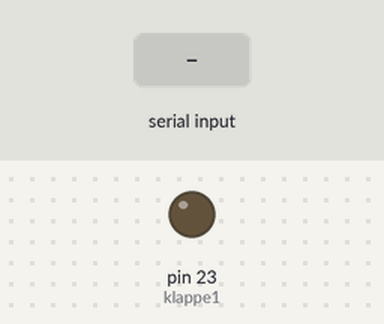
Bench run of a sketch on a simulated Arduino Mega 2560, built with avr-gcc and run on an emulated ATmega2560. Parts: output pins drawn as LEDs (lit = HIGH). Inputs (shaded band) come from the test bench.

Above: at 1.2 s.
1.3 s: "1" received over the second serial link
At 1.7 s:
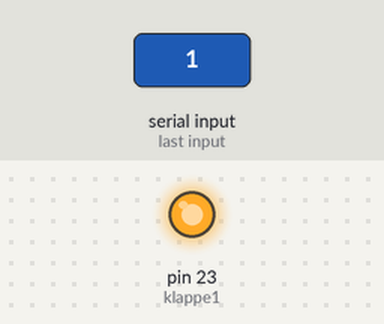
At 9.76 s:
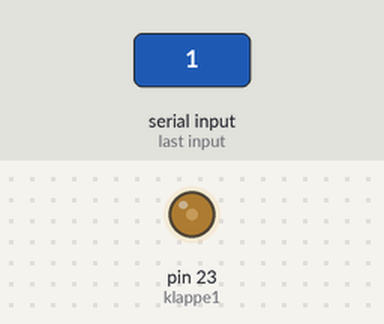
Timing chart, 0 to 10.3 s (numbered marks = the images above; inputs shaded):
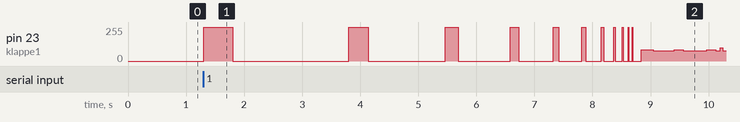

Measured:
- after the input at 1.3 s, pin 23 (klappe1): 0/255 → 255/255 at once, → 0/255 0.50 s later, → 255/255 2.0 s later, → 0/255 0.33 s later, … (30 changes in this stretch)

The sketch:

klappe1Faster.ino
```cpp
#define HWSERIAL Serial1

const int klappe1 = 23;
int downCounter = 1000;
int i=100;
int u=200;
int e=250;


void setup() {
  pinMode(klappe1, OUTPUT);
  HWSERIAL.begin(9600);
}

void loop() {
  if(HWSERIAL.available()) {
    while(downCounter>4) {
      digitalWrite(klappe1, HIGH);
      delay(downCounter/2);
      digitalWrite(klappe1, LOW);
      delay(downCounter*2);

      downCounter = downCounter - (downCounter/3);
    }

    while(i>1) {
      digitalWrite(klappe1, HIGH);
      delay(4);
      digitalWrite(klappe1, LOW);
      delay(9);
      i--;
    }


    while(u>1) {
      digitalWrite(klappe1, HIGH);
      delay(4);
      digitalWrite(klappe1, LOW);
      delay(8);
      u--;
    }

    while(e>1) {
      digitalWrite(klappe1, HIGH);
      delay(4);
      digitalWrite(klappe1, LOW);
      delay(7);
      e--;
    }

  }
}
```
